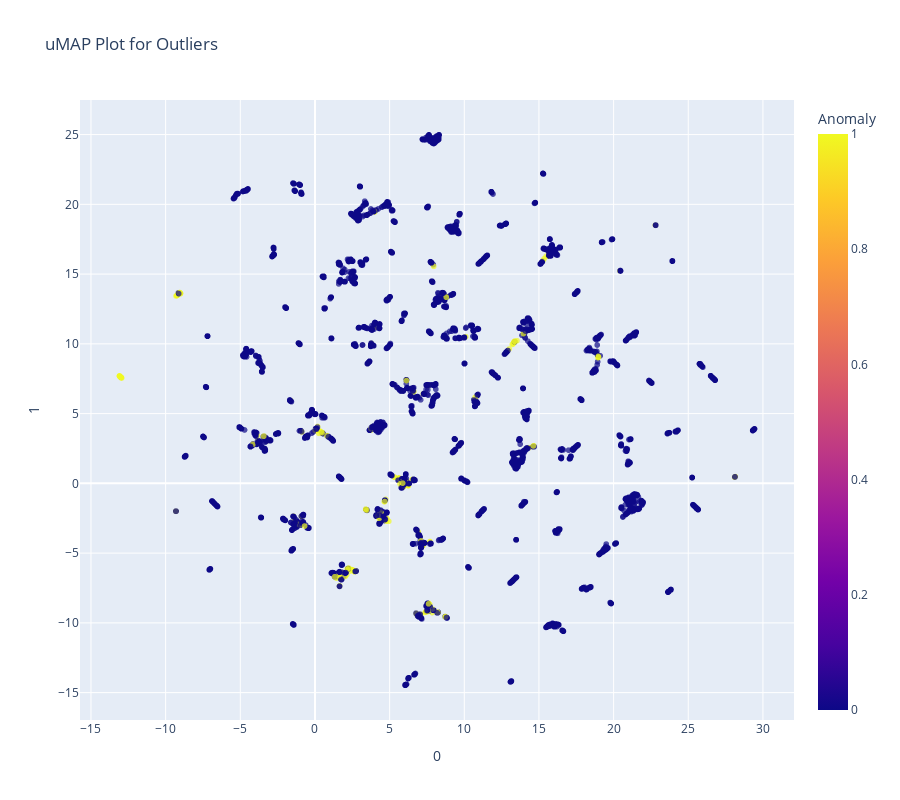

The code cell stored with this chart in its notebook:
### Code cell
from pycaret.anomaly import *

anomaly = setup(session_id =0,
                data=df,
                
                normalize=True,
                normalize_method='zscore')

outknn = create_model('knn', n_neighbors = 30)
df = assign_model(outknn)
plot_model(outknn, plot='umap')

print(f"Jumlah total outliers ada : {len(df[df['Anomaly']== 1])}")

### Figure 1 — Plotly figure (JSON) as saved in the notebook; plotly's stock layout.template omitted (floating-point values rounded to 4 significant figures; data arrays with more than 128 entries replaced by an {"elided": "..."} marker saying what was removed)
{"data": [{"customdata": {"elided": "7813x1 int values"}, "hovertemplate": "0=%{x}<br>1=%{y}<br>Feature=%{customdata[0]}<br>Anomaly=%{marker.color}<extra></extra>", "legendgroup": "", "marker": {"color": {"elided": "7813 int values"}, "coloraxis": "coloraxis", "opacity": 0.7, "symbol": "circle"}, "mode": "markers", "name": "", "showlegend": false, "type": "scattergl", "x": {"elided": "7813 float values"}, "xaxis": "x", "y": {"elided": "7813 float values"}, "yaxis": "y"}], "layout": {"coloraxis": {"colorbar": {"title": {"text": "Anomaly"}}, "colorscale": [[0, "#0d0887"], [0.1111, "#46039f"], [0.2222, "#7201a8"], [0.3333, "#9c179e"], [0.4444, "#bd3786"], [0.5556, "#d8576b"], [0.6667, "#ed7953"], [0.7778, "#fb9f3a"], [0.8889, "#fdca26"], [1, "#f0f921"]]}, "height": 800, "legend": {"tracegroupgap": 0}, "title": {"text": "uMAP Plot for Outliers"}, "width": 900, "xaxis": {"anchor": "y", "domain": [0, 1], "title": {"text": "0"}}, "yaxis": {"anchor": "x", "domain": [0, 1], "title": {"text": "1"}}}}
